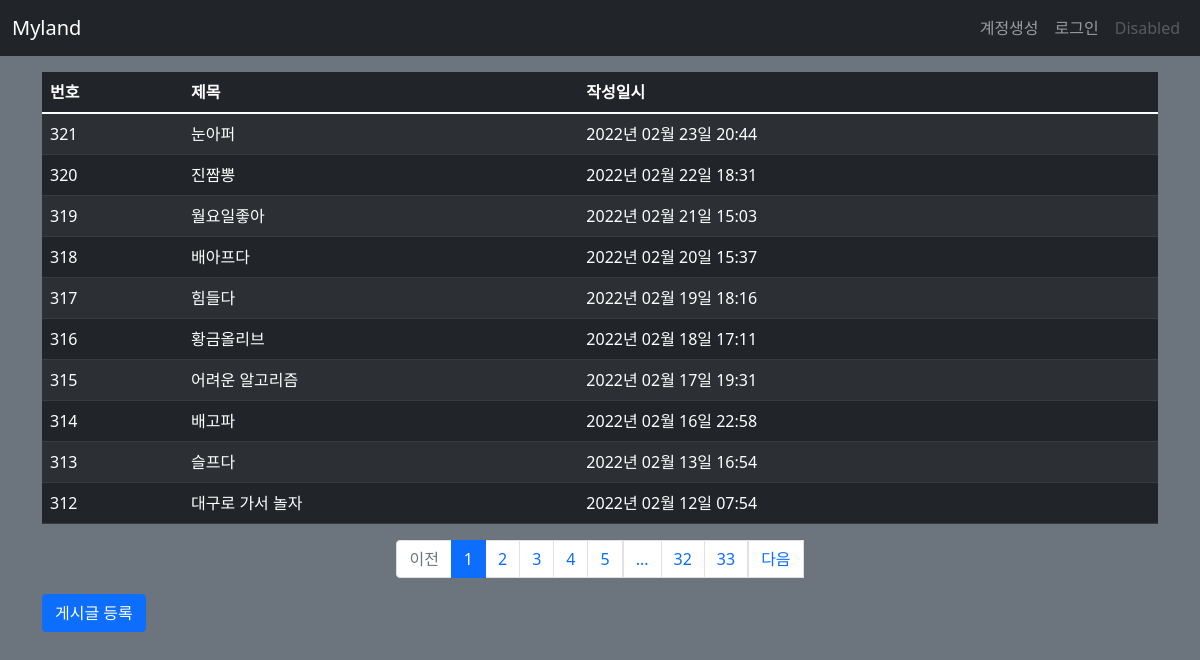
Page /post/list/ on the earlier database version.
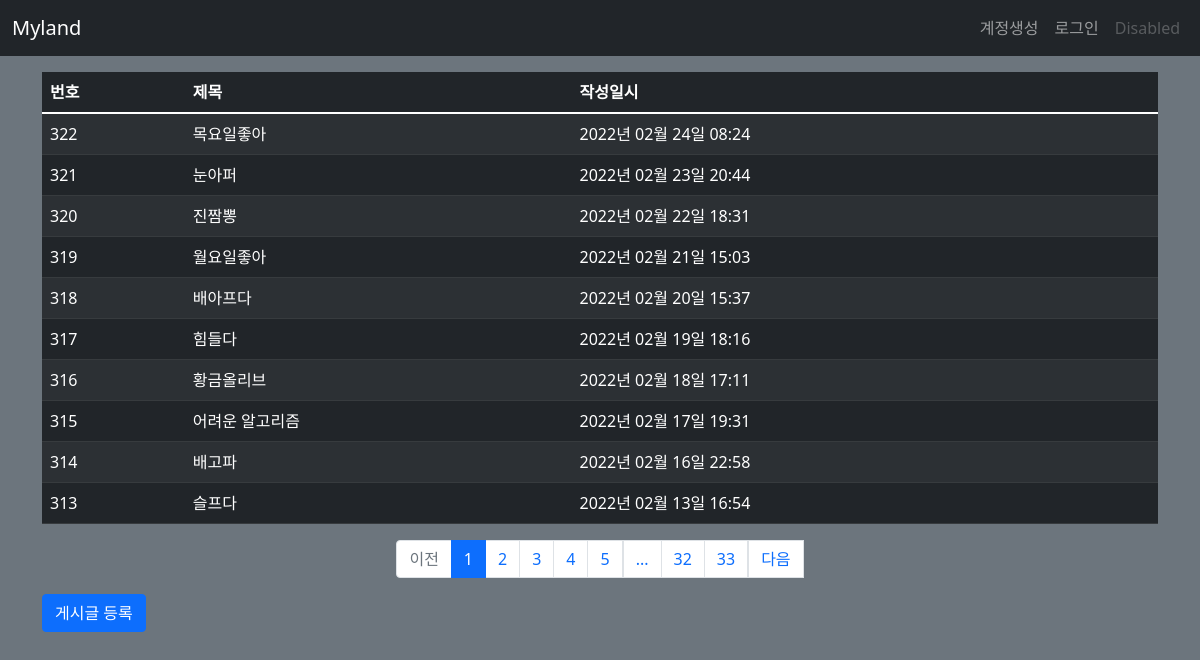
Same page on the later database version.
### myland/models.py (models this page shows)
class Post(db.Model):
    id = db.Column(db.Integer, primary_key=True)
    title = db.Column(db.String(200), nullable=False)
    content = db.Column(db.Text, nullable=False)
    create_date = db.Column(db.DateTime(), nullable=False)

### myland/views/post_views.py (the view)
@bp.route('/list/')
def _list():
    page = request.args.get('page', type=int, default=1)
    post_list = Post.query.order_by(Post.create_date.desc())
    post_list = post_list.paginate(page, per_page=10)
    return render_template('post/post_list.html', post_list=post_list)

### myland/filter.py (called while the page is built)
def format_datetime(value, fmt='%Y년 %m월 %d일 %H:%M'):
    return value.strftime(fmt)

### myland/views/auth_views.py (called while the page is built)
@bp.before_app_request
def load_logged_in_user():
    user_id = session.get('user_id')
    if user_id is None:
        g.user = None
    else:
        g.user = User.query.get(user_id)

### myland/templates/post/post_list.html
{% extends 'base.html' %}
{% block content %}
<div class="container my-3">
  <table class="table table-dark table-striped table-hover">
    <thead>
    <tr>
      <th>번호</th>
      <th>제목</th>
      <th>작성일시</th>
    </tr>
    </thead>
    <tbody>
    {% if post_list %}
    {% for post in post_list.items %}
    <tr>
      <td>{{ post_list.total - ((post_list.page - 1) * post_list.per_page) - loop.index0 }}</td>
      <td>
        <a href="{{ url_for('post.detail', post_id=post.id) }}" style="text-decoration-line: none; color: white;">{{ post.title }}</a>
      </td>
      <td>{{ post.create_date|datetime }}</td>
    </tr>
    {% endfor %}
    {% else %}
    <tr>
      <td colspan="3">게시글이 없습니다.</td>
    </tr>
    {% endif %}
    </tbody>
  </table>
  <ul class="pagination justify-content-center">
    {% if post_list.has_prev %}
    <li class="page-item">
      <a class="page-link" href="?page={{ post_list.prev_num }}">이전</a>
    </li>
    {% else %}
    <li class="page-item disabled">
      <a class="page-link" tabindex="-1" aria-disabled="true" href="#">이전</a>
    </li>
    {% endif %}
    {% for page_num in post_list.iter_pages() %}
      {% if page_num %}
        {% if page_num != post_list.page %}
        <li class="page-item">
          <a class="page-link" href="?page={{ page_num }}">{{ page_num }}</a>
        </li>
        {% else %}
        <li class="page-item active" aria-current="page">
          <a class="page-link" href="#">{{ page_num }}</a>
        </li>
        {% endif %}
      {% else %}
        <li class="disabled">
          <a class="page-link" href="#">...</a>
        </li>
      {% endif %}
    {% endfor %}
    {% if post_list.has_next %}
    <li class="page-items">
      <a class="page-link" href="?page={{ post_list.next_num }}">다음</a>
    </li>
    {% else %}
    <li class="page-item disabled">
      <a class="page-link" tabindex="-1" aria-disabled="true" href="#">다음</a>
    </li>
    {% endif %}
  </ul>
  <a href="{{ url_for('post.create') }}" class="btn btn-primary">게시글 등록</a>
</div>
{% endblock %}

### myland/templates/base.html (shortened to what this page needs)
<!DOCTYPE html>
<html lang="ko">
<head>
  <link href="https://cdn.jsdelivr.net/npm/bootstrap@5.1.3/dist/css/bootstrap.min.css" rel="stylesheet">
  <link rel="stylesheet" href="{{ url_for('static', filename='style.css') }}">
</head>
<body class="bg-secondary pt-5 mt-2">
  <nav class="navbar navbar-expand-md navbar-dark bg-dark fixed-top">
    <div class="container-fluid">
      <a class="navbar-brand" href="{{ url_for('main.index') }}">Myland</a>
      <div class="collapse navbar-collapse" id="navbarSupportedContent">
        {% if g.user %}
        <ul class="navbar-nav ms-auto mb-2 mb-lg-0">
          <li class="nav-item">
            <a href="{{ url_for('auth.logout') }}" class="nav-link">{{ g.user.username }} (로그아웃)</a>
          </li>
        </ul>
        {% else %}
        <ul class="navbar-nav ms-auto mb-2 mb-lg-0">
          <li class="nav-item">
            <a class="nav-link" href="{{ url_for('auth.signup') }}">계정생성</a>
          </li>
          <li class="nav-item">
            <a class="nav-link" href="{{ url_for('auth.login') }}">로그인</a>
          </li>
          <li class="nav-item">
            <a class="nav-link disabled">Disabled</a>
          </li>
        </ul>
        {% endif %}
      </div>
    </div>
  </nav>
  {% block content %}
  {% endblock %}
</body>
</html>

Differences in the rows shown:
no longer on this page (row unchanged): Post: id "312", title "대구로 가서 놀자", create_date "2022년 02월 12일 07:54"
added Post: id "322", title "목요일좋아", create_date "2022년 02월 24일 08:24"
